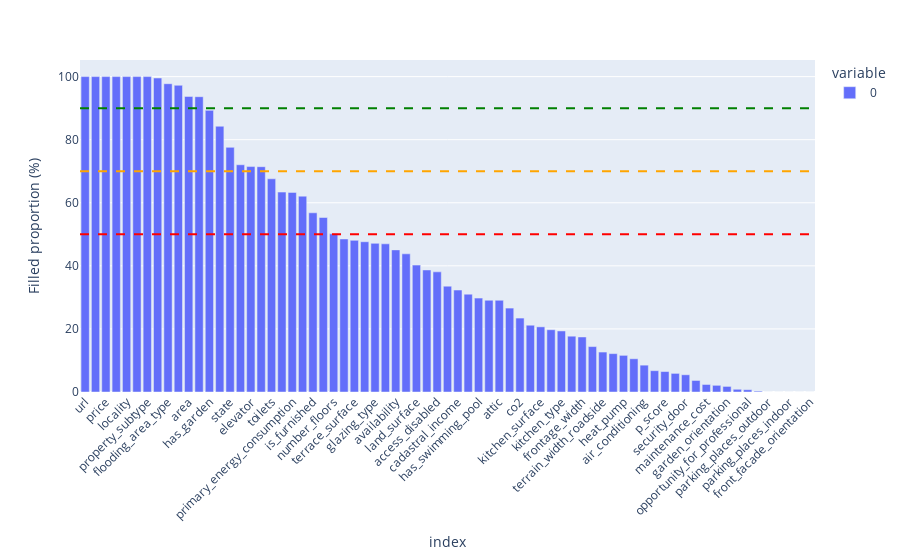

The notebook cell this image was saved under:
### Code cell
total_entries = len(df_clean)
total_columns = len(df_clean.columns)

filled=df_clean.count()
filled=filled/total_entries
filled=filled*100
filled=filled.sort_values(ascending=False)
import plotly.express as px
fig = px.bar(filled)
fig.add_hline(y=50, line_dash="dash", line_color="red")
fig.add_hline(y=70, line_dash="dash", line_color="orange")
fig.add_hline(y=90, line_dash="dash", line_color="green")
fig.update_layout(xaxis_tickangle=-45, yaxis_title="Filled proportion (%)")
fig.show()

### Figure 1 — Plotly figure (JSON) as saved in the notebook; plotly's stock layout.template omitted (floating-point values rounded to 4 significant figures)
{"data": [{"alignmentgroup": "True", "hovertemplate": "variable=0<br>index=%{x}<br>value=%{y}<extra></extra>", "legendgroup": "0", "marker": {"color": "#636efa", "pattern": {"shape": ""}}, "name": "0", "offsetgroup": "0", "orientation": "v", "showlegend": true, "textposition": "auto", "type": "bar", "x": ["url", "property_id", "price", "property_type", "locality", "postal_code", "property_subtype", "demarcated_flooding_area", "flooding_area_type", "rooms", "area", "has_terrace", "has_garden", "bathrooms", "state", "vat", "elevator", "facades_number", "toilets", "heating_type", "primary_energy_consumption", "leased", "is_furnished", "build_year", "number_floors", "running_water", "terrace_surface", "garage", "glazing_type", "certification_electrical_installation", "availability", "apartement_floor", "land_surface", "living_room_surface", "access_disabled", "has_equipped_kitchen", "cadastral_income", "preemption_right", "has_swimming_pool", "sewer_connection", "attic", "cellar", "co2", "entry_phone", "kitchen_surface", "garden_surface", "kitchen_type", "solar_panels", "frontage_width", "planning_permission_granted", "terrain_width_roadside", "alarm", "heat_pump", "surroundings_protected", "air_conditioning", "g_score", "p_score", "rain_water_tank", "security_door", "terrace_orientation", "maintenance_cost", "low_energy", "garden_orientation", "water_softener", "opportunity_for_professional", "certification_gasoil_tank", "parking_places_outdoor", "wash_room", "parking_places_indoor", "diningrooms", "front_facade_orientation"], "xaxis": "x", "y": [100, 100, 100, 100, 100, 100, 100, 99.55, 97.74, 97.24, 93.71, 93.63, 89.3, 84.25, 77.56, 72.04, 71.48, 71.43, 67.59, 63.39, 63.29, 62.1, 56.81, 55.33, 50.16, 48.52, 48.07, 47.64, 47.13, 46.98, 45.06, 43.8, 40.23, 38.69, 38.09, 33.55, 32.33, 31.02, 29.77, 29.1, 29.08, 26.61, 23.44, 21.17, 20.66, 19.74, 19.35, 17.69, 17.45, 14.4, 12.67, 12.17, 11.62, 10.54, 8.512, 6.758, 6.484, 5.901, 5.459, 3.658, 2.384, 2.118, 1.771, 0.8619, 0.729, 0.2744, 0, 0, 0, 0, 0], "yaxis": "y"}], "layout": {"barmode": "relative", "legend": {"title": {"text": "variable"}, "tracegroupgap": 0}, "margin": {"t": 60}, "shapes": [{"line": {"color": "red", "dash": "dash"}, "type": "line", "x0": 0, "x1": 1, "xref": "x domain", "y0": 50, "y1": 50, "yref": "y"}, {"line": {"color": "orange", "dash": "dash"}, "type": "line", "x0": 0, "x1": 1, "xref": "x domain", "y0": 70, "y1": 70, "yref": "y"}, {"line": {"color": "green", "dash": "dash"}, "type": "line", "x0": 0, "x1": 1, "xref": "x domain", "y0": 90, "y1": 90, "yref": "y"}], "xaxis": {"anchor": "y", "domain": [0, 1], "tickangle": -45, "title": {"text": "index"}}, "yaxis": {"anchor": "x", "domain": [0, 1], "title": {"text": "Filled proportion (%)"}}}}
